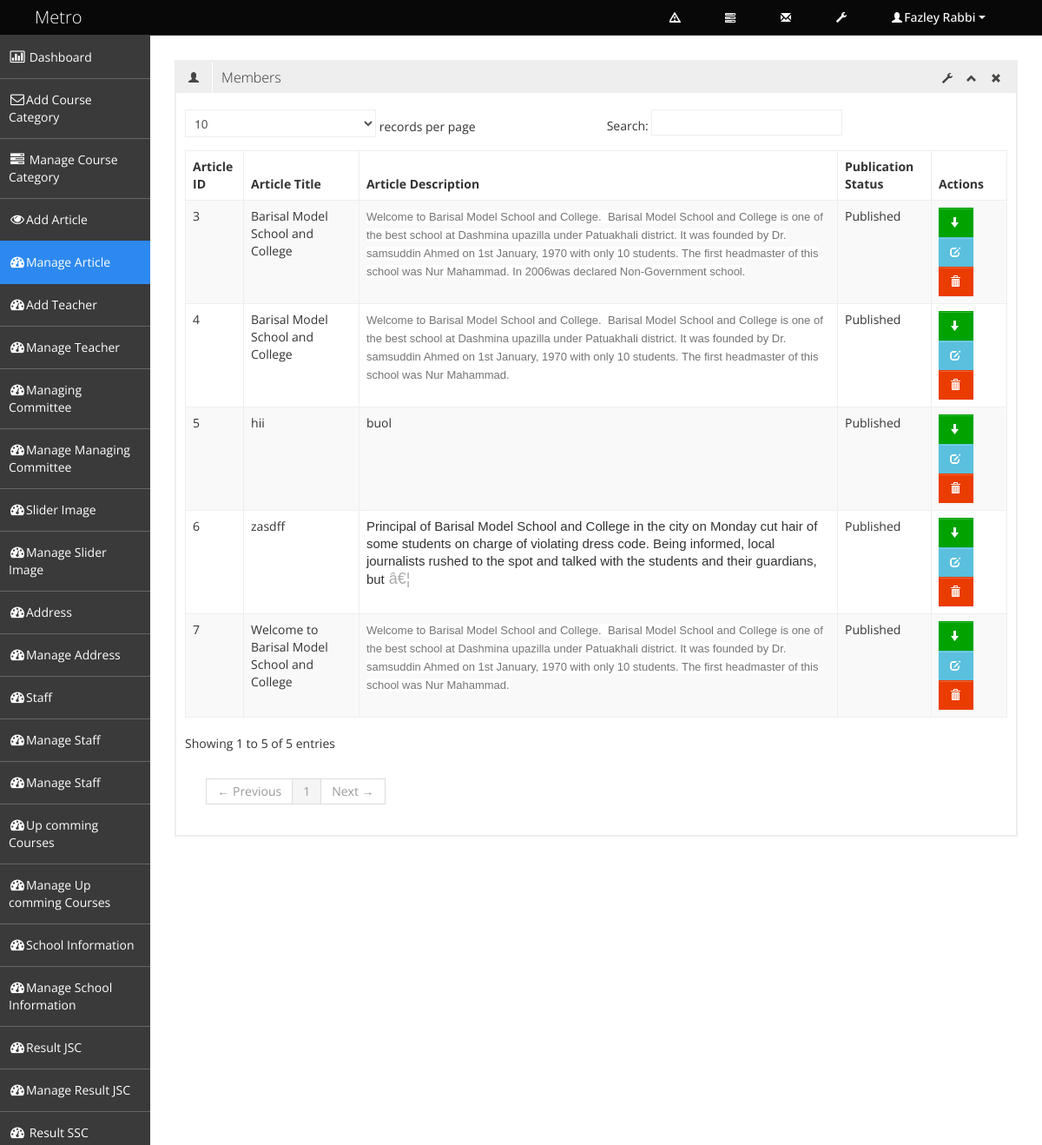
The page /admin/manage_article.php (signed in) on the database its author committed.
### tables this page shows
CREATE TABLE IF NOT EXISTS `tbl_article` (
  `article_id` int(3) NOT NULL AUTO_INCREMENT,
  `article_title` varchar(200) NOT NULL,
  `article_description` text NOT NULL,
  `publication_status` tinyint(1) NOT NULL,
  PRIMARY KEY (`article_id`)
);

### admin/manage_article.php (called while the page is built, shortened)
<?php
include './admin_master.php';

### classes/super_admin.php (called while the page is built, shortened)
<?php
class Super_admin {
    protected $db_connect;
    public function __construct() {
        $host_name = 'localhost';
        $user_name = 'root';
        $password = 'wamp';
        $db_name = 'db_school_manage_system';
        $this->db_connect = mysqli_connect($host_name, $user_name, $password, $db_name);
    }
    public function select_all_article() {
        $sql = "SELECT * FROM tbl_article";
        if (mysqli_query($this->db_connect, $sql)) {
            $query_result = mysqli_query($this->db_connect, $sql);
            return $query_result;
        } else {
            die('Query Problem' . mysqli_error($this->db_connect));
        }
    }
}

### admin/pages/manage_article_content.php (the view, shortened to what this page needs)
<?php
$query_result = $obj_sup_admin->select_all_article();
?>
<div class="row-fluid sortable">
    <div class="box span12">
        <div class="box-header" data-original-title>
            <h2><i class="halflings-icon user"></i><span class="break"></span>Members</h2>
            <div class="box-icon">
                <a href="#" class="btn-setting"><i class="halflings-icon wrench"></i></a>
                <a href="#" class="btn-minimize"><i class="halflings-icon chevron-up"></i></a>
                <a href="#" class="btn-close"><i class="halflings-icon remove"></i></a>
            </div>
        </div>
        <div class="box-content">
            <table class="table table-striped table-bordered bootstrap-datatable datatable">
                <thead>
                    <tr>
                        <th>Article ID</th>
                        <th>Article Title</th>
                        <th>Article Description</th>
                        <th>Publication Status</th>
                        <th>Actions</th>
                    </tr>
                </thead>
                <tbody>
                    <?php while ($article_info = mysqli_fetch_assoc($query_result)) { ?>
                        <tr>
                            <td><?php echo $article_info['article_id']; ?></td>
                            <td class="center"><?php echo $article_info['article_title']; ?></td>
                            <td class="center"><?php echo $article_info['article_description']; ?></td>
                            <td class="center">
                                <?php
                                if ($article_info['publication_status'] == 1) {
                                    echo 'Published';
                                } else {
                                    echo 'Unpublished';
                                }
                                ?>
                            </td>
                            <td class="center">
                                <?php if ($article_info['publication_status'] == 1) { ?>
                                    <a class="btn btn-success" href="?status=unpublished&&id=<?php echo $article_info['article_id']; ?>" title="Unpublished">
                                        <i class="halflings-icon white arrow-down"></i>
                                    </a>
                                <?php } else { ?>
                                    <a class="btn btn-danger" href="?status=published&&id=<?php echo $article_info['article_id']; ?>" title="Published">
                                        <i class="halflings-icon white arrow-up"></i>
                                    </a>
                                <?php } ?>
                                <a class="btn btn-info" href="edit_article.php?id=<?php echo $article_info['article_id']; ?>" title="Edit">
                                    <i class="halflings-icon white edit"></i>
                                </a>
                                <a class="btn btn-danger" href="?status=delete&&id=<?php echo $category_info['category_id']; ?>" title="Delete" onclick="return check_delete_info();">
                                    <i class="halflings-icon white trash"></i>
                                </a>
                            </td>
                        </tr>
                    <?php } ?>
                </tbody>
            </table>
        </div>
    </div>
</div>

### assets/admin_assets/css/style.css (style rules this page uses)
body { background: #F5F5F5; color: #333; border: none; font-family: 'Open Sans', sans-serif; font-weight: 400; }
h2 { font-size: 16px; line-height: 16px; }
.box { border: 2px solid #eee; background: #fff !important; margin-bottom: 28px; }
.box-header { height: 16px; font-size: 16px; line-height: 16px; padding: 10px; background: #eee; -webkit-box-shadow: none; -moz-box-shadow: none; box-shadow: none; overflow: hidden; }
.box-header h2 { float:left; margin-top: 0px; font-weight: 300; }
.box-header h2 i { margin: 0px 3px 0px 4px; opacity: .8; filter: alpha(opacity=80); -ms-filter:"progid:DXImageTransform.Microsoft.Alpha(Opacity=80)"; }
.box-header .box-icon { float:right; margin-top: 1px; }
.box-header .box-icon i { -webkit-transition: all 0.1s ease-in-out; -moz-transition: all 0.1s ease-in-out; -o-transition: all 0.1s ease-in-out; -ms-transition: all 0.1s ease-in-out; transition: all 0.1s ease-in-out; opacity: .8; filter: alpha(opacity=80); -ms-filter:"progid:DXImageTransform.Microsoft.Alpha(Opacity=80)"; }
.box-header .box-icon a { margin: 0px 5px; }
.box-content { position: relative; z-index: 50; margin-top: -1px; padding: 10px; background: #fff !important; }
.btn { display: inline-block; padding: 6px 12px; margin-bottom: 0; font-size: 14px; font-weight: 500; line-height: 20px; text-align: center; white-space: nowrap; vertical-align: middle; cursor: pointer; border: 1px solid #a7a9aa; -webkit-border-radius: 0px !important; border-radius: 0px !important; }
.btn i { margin-top: 2px; }
.btn { color: #ffffff; background-color: #a7a9aa; border-color: #a7a9aa; background-image: none; filter: none; text-shadow: none; }
.btn-danger { background-color: #EB3C00; border-color: #EB3C00; }
.btn-success { background-color: #00A300; border-color: #00A300; }
.btn-info { background-color: #5bc0de; border-color: #5bc0de; }
.table th, .table td { border-top: 1px solid #eee; }
.table-bordered { border-color: #eee; -webkit-border-radius: 0px !important; -moz-border-radius: 0px !important; border-radius: 0px !important; }
.table-bordered th, .table-bordered td { border-left: 1px solid #eee; }
.table-bordered thead:first-child tr:first-child > th:first-child, .table-bordered tbody:first-child tr:first-child > td:first-child, .table-bordered tbody:first-child tr:first-child > th:first-child { -webkit-border-radius: 0px !important; -moz-border-radius: 0px !important; border-radius: 0px !important; }
.table-bordered thead:first-child tr:first-child > th:last-child, .table-bordered tbody:first-child tr:first-child > td:last-child, .table-bordered tbody:first-child tr:first-child > th:last-child { -webkit-border-radius: 0px !important; -moz-border-radius: 0px !important; border-radius: 0px !important; }
.table-bordered thead:last-child tr:last-child > th:first-child, .table-bordered tbody:last-child tr:last-child > td:first-child, .table-bordered tbody:last-child tr:last-child > th:first-child, .table-bordered tfoot:last-child tr:last-child > td:first-child, .table-bordered tfoot:last-child tr:last-child > th:first-child { -webkit-border-radius: 0px !important; -moz-border-radius: 0px !important; border-radius: 0px !important; }
.table-bordered thead:last-child tr:last-child > th:last-child, .table-bordered tbody:last-child tr:last-child > td:last-child, .table-bordered tbody:last-child tr:last-child > th:last-child, .table-bordered tfoot:last-child tr:last-child > td:last-child, .table-bordered tfoot:last-child tr:last-child > th:last-child { -webkit-border-radius: 0px !important; -moz-border-radius: 0px !important; border-radius: 0px !important; }

### assets/admin_assets/css/halflings.css (style rules this page uses)
html, html .halflings { -webkit-font-smoothing: antialiased !important; }
.halflings-icon { display: inline-block; width: 14px; height: 14px; line-height: 14px; vertical-align: text-top; background-image: url(../img/glyphicons_halflings.svg); background-position: 0 0; background-repeat: no-repeat; vertical-align: top; *display: inline; *zoom: 1; *margin-right: .3em; }
.halflings-icon.white { background-image: url(../img/glyphicons_halflings-white.svg); }
.halflings-icon.user { background-position: -168px 0; }
.halflings-icon.remove { background-position: -312px 0; }
.halflings-icon.trash { background-position: -456px 0; }
.halflings-icon.edit { background-position: -96px -72px; }
.halflings-icon.arrow-down { background-position: -312px -96px; }
.halflings-icon.chevron-up { background-position: -288px -120px; }
.halflings-icon.wrench { background-position: -360px -144px; }

### rows shown on the page
tbl_article: article_id "3", article_title "Barisal Model School and College", article_description "Welcome to Barisal Model School and College. Barisal Model School and College is one of the best school at Dashmina upazilla under Patuakhali district. It was founded by Dr. samsuddin Ahmed on 1st January, 1970 with only 10 students. The first headmaster of this school was Nur Mahammad. In 2006was declared Non-Government school.", publication_status "Published"
tbl_article: article_id "4", article_title "Barisal Model School and College", article_description "Welcome to Barisal Model School and College. Barisal Model School and College is one of the best school at Dashmina upazilla under Patuakhali district. It was founded by Dr. samsuddin Ahmed on 1st January, 1970 with only 10 students. The first headmaster of this school was Nur Mahammad.", publication_status "Published"
tbl_article: article_id "5", article_title "hii", article_description "buol", publication_status "Published"
tbl_article: article_id "6", article_title "zasdff", article_description "Principal of Barisal Model School and College in the city on Monday cut hair of some students on charge of violating dress code. Being informed, local journalists rushed to the spot and talked with the students and their guardians, but â€¦", publication_status "Published"
tbl_article: article_id "7", article_title "Welcome to Barisal Model School and College", article_description "Welcome to Barisal Model School and College. Barisal Model School and College is one of the best school at Dashmina upazilla under Patuakhali district. It was founded by Dr. samsuddin Ahmed on 1st January, 1970 with only 10 students. The first headmaster of this school was Nur Mahammad.", publication_status "Published"

### other values the page prints
$_SESSION['admin_name'] "Fazley Rabbi"
